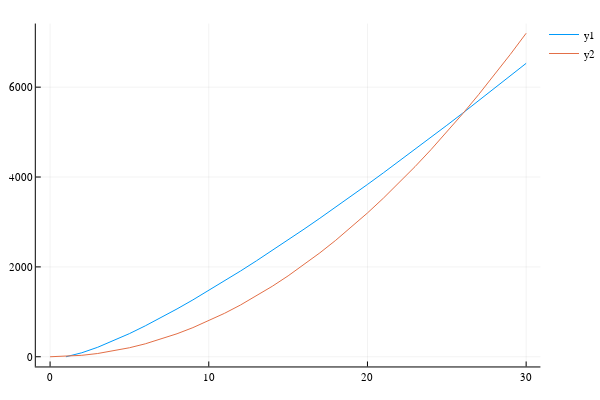

This figure's notebook cell:
### Markdown cell above
## 1.2 - Algorithms as technology
#### 1.2-1
Give an example of an application that requires algorithmic content at the application level, and discuss the function of the algorithms involved.
- graphics rendering

#### 1.2-2
Suppose we are comparing implementations of insertion sort and merge sort on the same machine. For inputs of size n, insertion sort runs in 8n^2 steps, while merge sort runs in 64n lg n steps. For which values of n does insertion sort beat merge sort?

### Code cell
alg1(n) = 64n * log(n)
alg2(n) = 8n^2
compare_plot(alg1, alg2, maxval=30)

### Figure 1 — Plotly figure (JSON) as saved in the notebook; plotly's stock layout.template omitted (floating-point values rounded to 4 significant figures)
{"data": [{"colorbar": {"title": ""}, "hoverinfo": "text", "legendgroup": "y1", "line": {"color": "rgba(0, 154, 250, 1.000)", "dash": "solid", "shape": "linear", "width": 1}, "mode": "lines", "name": "y1", "showlegend": true, "text": [null, null, null, null, null, null, null, null, null, null, null, null, null, null, null, null, null, null, null, null, null, null, null, null, null, null, null, null, null, null], "type": "scatter", "x": [1, 2, 3, 4, 5, 6, 7, 8, 9, 10, 11, 12, 13, 14, 15, 16, 17, 18, 19, 20, 21, 22, 23, 24, 25, 26, 27, 28, 29, 30], "xaxis": "x1", "y": [0, 88.72, 210.9, 354.9, 515.0, 688.0, 871.8, 1065.0, 1266.0, 1474.0, 1688.0, 1908.0, 2134.0, 2365.0, 2600.0, 2839.0, 3083.0, 3330.0, 3580.0, 3835.0, 4092.0, 4352.0, 4615.0, 4881.0, 5150.0, 5421.0, 5695.0, 5971.0, 6250.0, 6530.0], "yaxis": "y1", "zmax": null, "zmin": null}, {"colorbar": {"title": ""}, "hoverinfo": "text", "legendgroup": "y2", "line": {"color": "rgba(227, 111, 71, 1.000)", "dash": "solid", "shape": "linear", "width": 1}, "mode": "lines", "name": "y2", "showlegend": true, "text": [null, null, null, null, null, null, null, null, null, null, null, null, null, null, null, null, null, null, null, null, null, null, null, null, null, null, null, null, null, null, null], "type": "scatter", "x": [0, 1, 2, 3, 4, 5, 6, 7, 8, 9, 10, 11, 12, 13, 14, 15, 16, 17, 18, 19, 20, 21, 22, 23, 24, 25, 26, 27, 28, 29, 30], "xaxis": "x1", "y": [0, 8, 32, 72, 128, 200, 288, 392, 512, 648, 800, 968, 1152, 1352, 1568, 1800, 2048, 2312, 2592, 2888, 3200, 3528, 3872, 4232, 4608, 5000, 5408, 5832, 6272, 6728, 7200], "yaxis": "y1", "zmax": null, "zmin": null}], "layout": {"annotations": [], "height": 400, "legend": {"bgcolor": "rgba(255, 255, 255, 1.000)", "bordercolor": "rgba(0, 0, 0, 1.000)", "font": {"color": "rgba(0, 0, 0, 1.000)", "family": "sans-serif", "size": 11}, "tracegroupgap": 0, "x": 1, "y": 1}, "margin": {"b": 20, "l": 0, "r": 0, "t": 20}, "paper_bgcolor": "rgba(255, 255, 255, 1.000)", "plot_bgcolor": "rgba(255, 255, 255, 1.000)", "showlegend": true, "width": 600, "xaxis": {"anchor": "y1", "domain": [0.06582, 0.9934], "gridcolor": "rgba(0, 0, 0, 0.100)", "gridwidth": 0.5, "linecolor": "rgba(0, 0, 0, 1.000)", "mirror": false, "range": [-0.9, 30.9], "showgrid": true, "showline": true, "showticklabels": true, "tickangle": 0, "tickcolor": "rgb(0, 0, 0)", "tickfont": {"color": "rgba(0, 0, 0, 1.000)", "family": "sans-serif", "size": 11}, "tickmode": "array", "ticks": "inside", "ticktext": ["0", "10", "20", "30"], "tickvals": [0, 10, 20, 30], "title": "", "titlefont": {"color": "rgba(0, 0, 0, 1.000)", "family": "sans-serif", "size": 15}, "type": "-", "visible": true, "zeroline": false, "zerolinecolor": "rgba(0, 0, 0, 1.000)"}, "yaxis": {"anchor": "x1", "domain": [0.03762, 0.9902], "gridcolor": "rgba(0, 0, 0, 0.100)", "gridwidth": 0.5, "linecolor": "rgba(0, 0, 0, 1.000)", "mirror": false, "range": [-216, 7416], "showgrid": true, "showline": true, "showticklabels": true, "tickangle": 0, "tickcolor": "rgb(0, 0, 0)", "tickfont": {"color": "rgba(0, 0, 0, 1.000)", "family": "sans-serif", "size": 11}, "tickmode": "array", "ticks": "inside", "ticktext": ["0", "2000", "4000", "6000"], "tickvals": [0, 2000, 4000, 6000], "title": "", "titlefont": {"color": "rgba(0, 0, 0, 1.000)", "family": "sans-serif", "size": 15}, "type": "-", "visible": true, "zeroline": false, "zerolinecolor": "rgba(0, 0, 0, 1.000)"}}}
